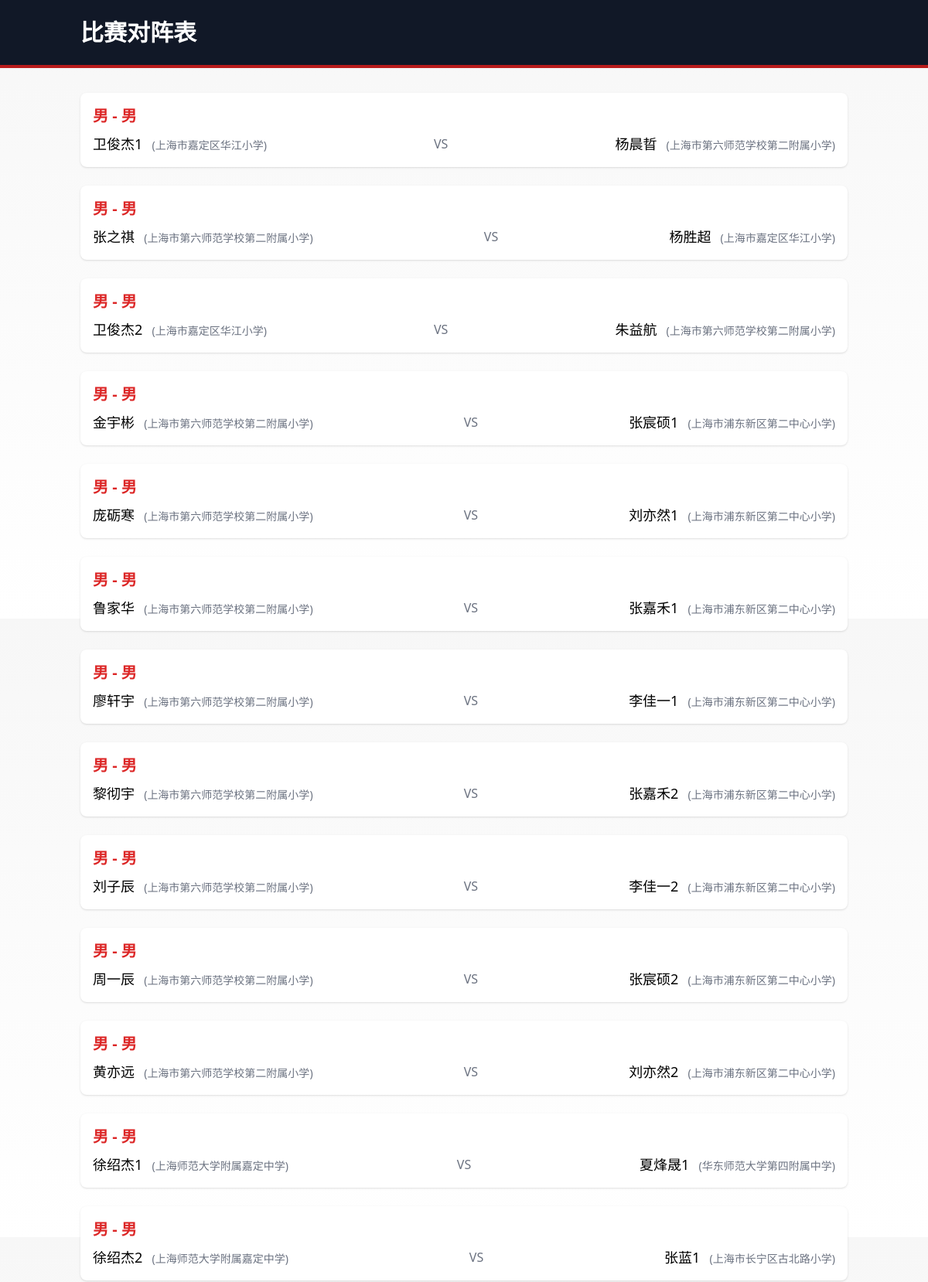
/stu_generate_matching (upper part), run on the app's committed database.
### app.py (models this page shows)
class AthStu(db.Model):
    __tablename__ = 'ath_stu'
    id = db.Column(db.Integer, primary_key=True)
    name = db.Column(db.String(100), nullable=False)
    gender = db.Column(db.String(10), nullable=False)
    birth = db.Column(db.Date, nullable=False)
    group = db.Column(db.String(50), nullable=False)
    program = db.Column(db.String(50), nullable=False)
    school = db.Column(db.String(100))
    district = db.Column(db.String(50))
    emergency_phone_call = db.Column(db.String(20), nullable=False)
    win_num = db.Column(db.Integer, default=0)

### app.py (the view)
@app.route('/stu_generate_matching')
def stu_generate_matching():
    groups = categorize_players()
    matches = []
    for gender in groups.get('students', {}):
        for group in groups['students'][gender]:
            for program in groups['students'][gender][group]:
                for subgroup in groups['students'][gender][group][program]:
                    players = groups['students'][gender][group][program][subgroup]
                    matched_players = set()
                    for i in range(len(players)):
                        if players[i].id not in matched_players:
                            for j in range(i + 1, len(players)):
                                if players[j].id not in matched_players and players[i].school != players[j].school:
                                    matches.append({
                                        'player1': players[i].name,
                                        'player2': players[j].name,
                                        'gender': gender,
                                        'group': group,
                                        'program': program,
                                        'subgroup': subgroup,
                                        'school1': players[i].school,
                                        'school2': players[j].school
                                    })
                                    matched_players.add(players[i].id)
                                    matched_players.add(players[j].id)
                                    break
    print("生成的对阵数据:", matches)
    return render_template('stu_generate_matching.html', matches=matches)

### templates/stu_generate_matching.html (shortened to what this page needs)
<!DOCTYPE html>
<html lang="zh-CN">
<head>
    <script src="https://cdn.tailwindcss.com"></script>
</head>
<body class="min-h-screen flex flex-col">
    <header class="karate-header bg-gray-900 text-white py-6">
        <div class="container mx-auto px-4">
            <h1 class="text-3xl font-bold">比赛对阵表</h1>
        </div>
    </header>
    <main class="flex-grow container mx-auto px-4 py-8">
        {% if matches %}
        <div class="space-y-6">
            {% for match in matches %}
            <div class="match-item bg-white p-4 rounded-lg shadow" onclick="openModal('{{ match.player1 }}', '{{ match.player2 }}', '{{ match.gender }}', '{{ match.group }}', '{{ match.program }}', '{{ match.subgroup }}', '{{ match.school1 }}', '{{ match.school2 }}')">
                <h3 class="text-xl font-semibold text-red-600 mb-2">
                    {{ match.group }} - {{ match.gender }}
                </h3>
                <div class="flex justify-between items-center">
                    <div>
                        <span class="text-lg">{{ match.player1 }}</span>
                        <span class="text-sm text-gray-500 ml-2">({{ match.school1 or '未知学校' }})</span>
                    </div>
                    <span class="mx-4 text-gray-500">VS</span>
                    <div>
                        <span class="text-lg">{{ match.player2 }}</span>
                        <span class="text-sm text-gray-500 ml-2">({{ match.school2 or '未知学校' }})</span>
                    </div>
                </div>
            </div>
            {% endfor %}
        </div>
        {% else %}
        <p class="text-lg text-center text-gray-600">暂无对阵数据</p>
        {% endif %}
    </main>
</body>
</html>

### templates/stu_generate_matching.html (style rules this page uses)
body { background: linear-gradient(to bottom, #f7f7f7, #ffffff); }
.karate-header { border-bottom: 4px solid #b91c1c; }
.match-item { cursor: pointer; transition: transform 0.2s; }

### data on the page
AthStu: player1 "卫俊杰1", school "上海市嘉定区华江小学"
AthStu: player2 "杨晨晢", school "上海市第六师范学校第二附属小学"
AthStu: player1 "张之祺", school "上海市第六师范学校第二附属小学"
AthStu: player2 "杨胜超", school "上海市嘉定区华江小学"
AthStu: player1 "卫俊杰2", school "上海市嘉定区华江小学"
AthStu: player2 "朱益航", school "上海市第六师范学校第二附属小学"
AthStu: player1 "金宇彬", school "上海市第六师范学校第二附属小学"
AthStu: player2 "张宸硕1", school "上海市浦东新区第二中心小学"
AthStu: player1 "庞砺寒", school "上海市第六师范学校第二附属小学"
AthStu: player2 "刘亦然1", school "上海市浦东新区第二中心小学"
AthStu: player1 "鲁家华", school "上海市第六师范学校第二附属小学"
AthStu: player2 "张嘉禾1", school "上海市浦东新区第二中心小学"
AthStu: player1 "廖轩宇", school "上海市第六师范学校第二附属小学"
AthStu: player2 "李佳一1", school "上海市浦东新区第二中心小学"
AthStu: player1 "黎彻宇", school "上海市第六师范学校第二附属小学"
AthStu: player2 "张嘉禾2", school "上海市浦东新区第二中心小学"
AthStu: player1 "刘子辰", school "上海市第六师范学校第二附属小学"
AthStu: player2 "李佳一2", school "上海市浦东新区第二中心小学"
AthStu: player1 "周一辰", school "上海市第六师范学校第二附属小学"
AthStu: player2 "张宸硕2", school "上海市浦东新区第二中心小学"
AthStu: player1 "黄亦远", school "上海市第六师范学校第二附属小学"
AthStu: player2 "刘亦然2", school "上海市浦东新区第二中心小学"
AthStu: player1 "徐绍杰1", school "上海师范大学附属嘉定中学"
AthStu: player2 "夏烽晟1", school "华东师范大学第四附属中学"
AthStu: player1 "徐绍杰2", school "上海师范大学附属嘉定中学"
AthStu: player2 "张蓝1", school "上海市长宁区古北路小学"

### other printed values
{{ match.group }} "男" "男" "男" "男" "男" "男" "男" "男" "男" "男" "男" "男" "男"
{{ match.gender }} "男" "男" "男" "男" "男" "男" "男" "男" "男" "男" "男" "男" "男"
